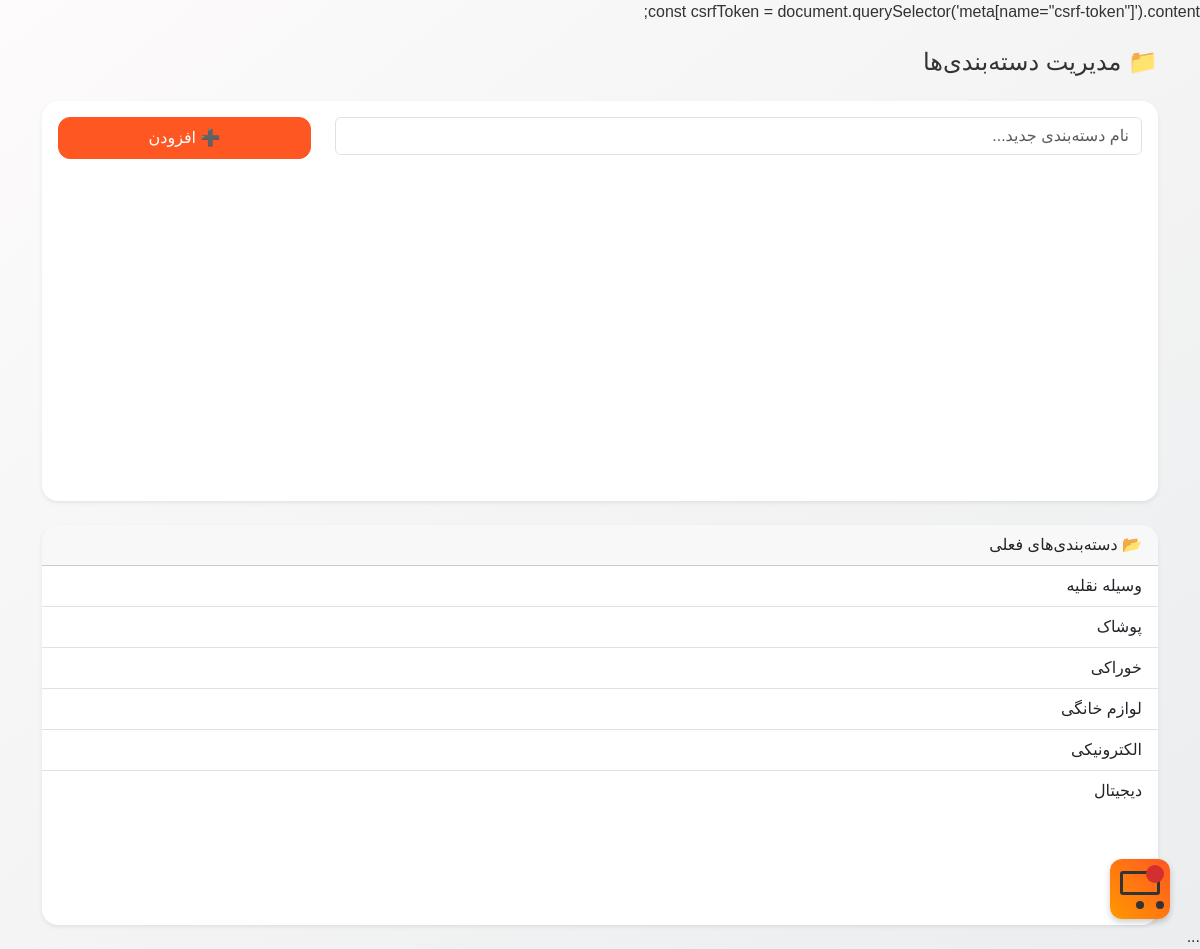
The page /categories on the database as committed earlier.
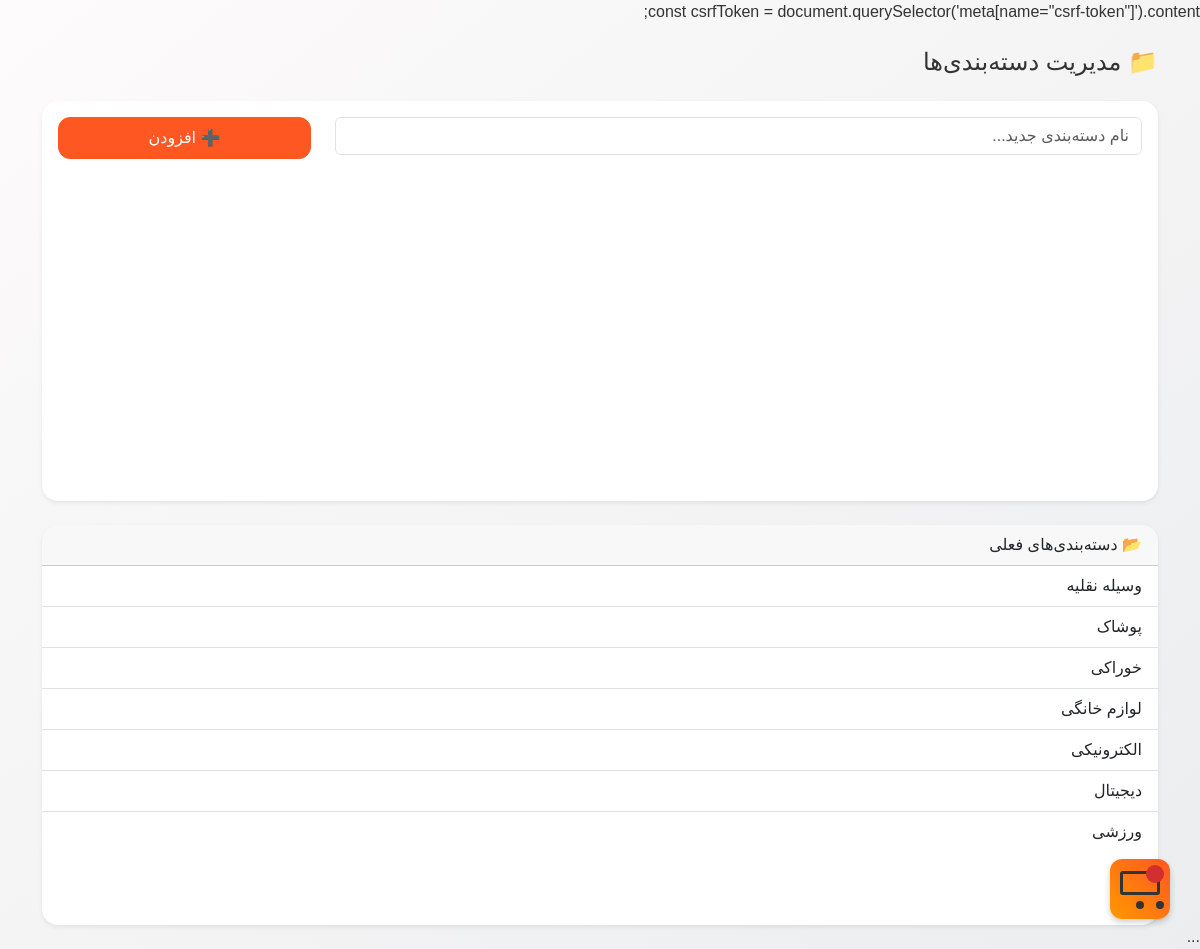
The same page on the database as committed later.
### app.py (models this page shows)
class Category(db.Model):
    id = db.Column(db.Integer, primary_key=True)
    name = db.Column(db.String(50), unique=True, nullable=False)

### app.py (the view, shortened to what this page needs)
@app.route('/categories', methods=['GET', 'POST'])
def manage_categories():
    categories = Category.query.all()
    return render_template('categories.html', categories=categories)

### templates/categories.html (shortened to what this page needs)
{% extends 'base.html' %}
{% block content %}
<h4 class="mb-4">📁 مدیریت دسته‌بندی‌ها</h4>
<form method="post" class="card p-3 mb-4 shadow-sm">
    <div class="row">
        <div class="col-md-9 mb-2">
            <input type="text" name="name" class="form-control" placeholder="نام دسته‌بندی جدید..." required>
        </div>
        <div class="col-md-3">
            <button class="btn btn-primary w-100">➕ افزودن</button>
        </div>
    </div>
</form>
<div class="card shadow-sm">
    <div class="card-header">📂 دسته‌بندی‌های فعلی</div>
    <ul class="list-group list-group-flush">
        {% for cat in categories %}
        <li class="list-group-item">{{ cat.name }}</li>
        {% endfor %}
    </ul>
</div>
{% endblock %}

### templates/base.html (shortened to what this page needs)
<!DOCTYPE html>
<html lang="fa" dir="rtl">
<head>
    <link href="https://cdn.fontcdn.ir/Font/Persian/Vazir/Vazir.css" rel="stylesheet">
    <link href="https://cdn.jsdelivr.net/npm/bootstrap@5.3.0/dist/css/bootstrap.rtl.min.css" rel="stylesheet">
    <link href="https://cdn.jsdelivr.net/npm/bootstrap-icons/font/bootstrap-icons.css" rel="stylesheet">
</head>
<body>
const csrfToken = document.querySelector('meta[name="csrf-token"]').content;
<div class="container mt-4">
    {% block content %}{% endblock %}
</div>
<a href="{{ url_for('view_cart') }}" class="bazaar-cart">
    <div class="badge">{{ cart_count }}</div>
</a>
...
</body>
</html>

### templates/base.html (style rules this page uses)
:root { --primary-color: #2c3e50; --accent-color: #ff5722; --light-bg: #f8f9fa; --card-radius: 16px; }
body { background: var(--light-bg); color: var(--primary-color); font-family: "Vazir", sans-serif; }
.btn-primary { background-color: var(--accent-color); border-color: var(--accent-color); }
.card { border: none; border-radius: var(--card-radius); overflow: hidden; box-shadow: 0 4px 15px rgba(0,0,0,0.1); transition: transform 0.3s ease, box-shadow 0.3s ease; }
.btn { border-radius: 8px; }
.bazaar-cart { position: fixed; bottom: 30px; right: 30px; width: 60px; height: 60px; background: #fb8c00; border-radius: 12px; box-shadow: 0 3px 6px rgba(0,0,0,0.2); display: flex; justify-content: center; align-items: center; z-index: 1000; cursor: pointer; }
.bazaar-cart::before { content: ""; position: absolute; top: 12px; width: 40px; height: 24px; border: 3px solid #333; border-radius: 3px; background: none; }
.bazaar-cart::after { content: ""; position: absolute; bottom: 10px; width: 8px; height: 8px; background: #333; border-radius: 50%; box-shadow: 20px 0 0 #333; }
.bazaar-cart .badge { position: absolute; top: 6px; right: 6px; background: #d32f2f; color: white; font-size: 12px; width: 18px; height: 18px; border-radius: 50%; display: flex; align-items: center; justify-content: center; }
body { background: #f8f9fa; font-family: "Vazir", sans-serif; }
.card { border-radius: 12px; }
body { background: linear-gradient(to bottom right, #fdfbfb, #ebedee); font-family: "Vazir", sans-serif; direction: rtl; color: #333; }
.card { border: none; border-radius: 16px; overflow: hidden; box-shadow: 0 6px 20px rgba(0,0,0,0.08); transition: all 0.3s ease; }
.btn { border-radius: 12px; padding: 0.5rem 1rem; }
.bazaar-cart { background: linear-gradient(45deg, #ff9800, #ff5722); transition: all 0.3s ease; }
.card { min-height: 400px; }

Rows that differ between the two databases and show on the page:
added Category: name "ورزشی"
